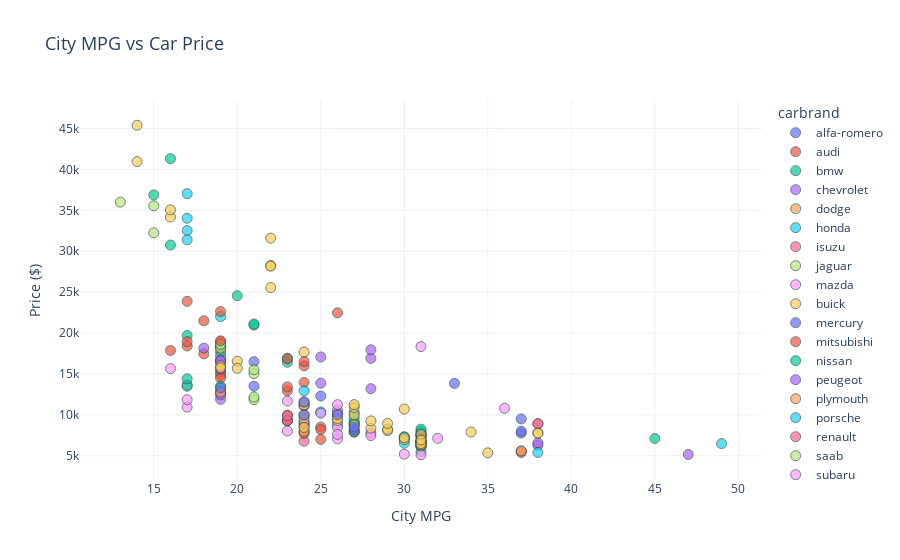

Source (notebook cell):
### Markdown cell above
### Are more fuel-efficient cars (higher MPG) generally cheaper?
 City MPG vs Price (Interactive Scatter Plot)

### Code cell
fig = px.scatter(
    df,
    x="citympg",
    y="price",
    color="carbrand",
    hover_name="carbrand",
    title="City MPG vs Car Price",
    labels={"citympg": "City MPG", "price": "Price ($)"},
    template="plotly_white"
)

fig.update_traces(marker=dict(size=10, opacity=0.7, line=dict(width=1, color="DarkSlateGrey")))
fig.update_layout(title_font_size=18)

fig.show()

### Figure 1 — Plotly figure (JSON) as saved in the notebook; plotly's stock layout.template omitted (floating-point values rounded to 4 significant figures)
{"data": [{"hovertemplate": "<b>%{hovertext}</b><br><br>carbrand=alfa-romero<br>City MPG=%{x}<br>Price ($)=%{y}<extra></extra>", "hovertext": ["alfa-romero", "alfa-romero", "alfa-romero"], "legendgroup": "alfa-romero", "marker": {"color": "#636efa", "line": {"color": "DarkSlateGrey", "width": 1}, "opacity": 0.7, "size": 10, "symbol": "circle"}, "mode": "markers", "name": "alfa-romero", "orientation": "v", "showlegend": true, "type": "scatter", "x": [21, 21, 19], "xaxis": "x", "y": [13495, 16500, 16500], "yaxis": "y"}, {"hovertemplate": "<b>%{hovertext}</b><br><br>carbrand=audi<br>City MPG=%{x}<br>Price ($)=%{y}<extra></extra>", "hovertext": ["audi", "audi", "audi", "audi", "audi", "audi", "audi"], "legendgroup": "audi", "marker": {"color": "#EF553B", "line": {"color": "DarkSlateGrey", "width": 1}, "opacity": 0.7, "size": 10, "symbol": "circle"}, "mode": "markers", "name": "audi", "orientation": "v", "showlegend": true, "type": "scatter", "x": [24, 18, 19, 19, 19, 17, 16], "xaxis": "x", "y": [13950, 17450, 15250, 17710, 18920, 23875, 17860.0], "yaxis": "y"}, {"hovertemplate": "<b>%{hovertext}</b><br><br>carbrand=bmw<br>City MPG=%{x}<br>Price ($)=%{y}<extra></extra>", "hovertext": ["bmw", "bmw", "bmw", "bmw", "bmw", "bmw", "bmw", "bmw"], "legendgroup": "bmw", "marker": {"color": "#00cc96", "line": {"color": "DarkSlateGrey", "width": 1}, "opacity": 0.7, "size": 10, "symbol": "circle"}, "mode": "markers", "name": "bmw", "orientation": "v", "showlegend": true, "type": "scatter", "x": [23, 23, 21, 21, 20, 16, 16, 15], "xaxis": "x", "y": [16430, 16925, 20970, 21105, 24565, 30760, 41315, 36880], "yaxis": "y"}, {"hovertemplate": "<b>%{hovertext}</b><br><br>carbrand=chevrolet<br>City MPG=%{x}<br>Price ($)=%{y}<extra></extra>", "hovertext": ["chevrolet", "chevrolet", "chevrolet"], "legendgroup": "chevrolet", "marker": {"color": "#ab63fa", "line": {"color": "DarkSlateGrey", "width": 1}, "opacity": 0.7, "size": 10, "symbol": "circle"}, "mode": "markers", "name": "chevrolet", "orientation": "v", "showlegend": true, "type": "scatter", "x": [47, 38, 38], "xaxis": "x", "y": [5151, 6295, 6575], "yaxis": "y"}, {"hovertemplate": "<b>%{hovertext}</b><br><br>carbrand=dodge<br>City MPG=%{x}<br>Price ($)=%{y}<extra></extra>", "hovertext": ["dodge", "dodge", "dodge", "dodge", "dodge", "dodge", "dodge", "dodge", "dodge"], "legendgroup": "dodge", "marker": {"color": "#FFA15A", "line": {"color": "DarkSlateGrey", "width": 1}, "opacity": 0.7, "size": 10, "symbol": "circle"}, "mode": "markers", "name": "dodge", "orientation": "v", "showlegend": true, "type": "scatter", "x": [37, 31, 24, 31, 31, 31, 24, 24, 19], "xaxis": "x", "y": [5572, 6377, 7957, 6229, 6692, 7609, 8558, 8921, 12964], "yaxis": "y"}, {"hovertemplate": "<b>%{hovertext}</b><br><br>carbrand=honda<br>City MPG=%{x}<br>Price ($)=%{y}<extra></extra>", "hovertext": ["honda", "honda", "honda", "honda", "honda", "honda", "honda", "honda", "honda", "honda", "honda", "honda", "honda"], "legendgroup": "honda", "marker": {"color": "#19d3f3", "line": {"color": "DarkSlateGrey", "width": 1}, "opacity": 0.7, "size": 10, "symbol": "circle"}, "mode": "markers", "name": "honda", "orientation": "v", "showlegend": true, "type": "scatter", "x": [49, 31, 38, 30, 30, 30, 30, 27, 27, 27, 27, 24, 25], "xaxis": "x", "y": [6479, 6855, 5399, 6529, 7129, 7295, 7295, 7895, 9095, 8845, 10295, 12945, 10345], "yaxis": "y"}, {"hovertemplate": "<b>%{hovertext}</b><br><br>carbrand=isuzu<br>City MPG=%{x}<br>Price ($)=%{y}<extra></extra>", "hovertext": ["isuzu", "isuzu", "isuzu", "isuzu"], "legendgroup": "isuzu", "marker": {"color": "#FF6692", "line": {"color": "DarkSlateGrey", "width": 1}, "opacity": 0.7, "size": 10, "symbol": "circle"}, "mode": "markers", "name": "isuzu", "orientation": "v", "showlegend": true, "type": "scatter", "x": [24, 38, 38, 24], "xaxis": "x", "y": [6785, 8916.0, 8916.0, 11048], "yaxis": "y"}, {"hovertemplate": "<b>%{hovertext}</b><br><br>carbrand=jaguar<br>City MPG=%{x}<br>Price ($)=%{y}<extra></extra>", "hovertext": ["jaguar", "jaguar", "jaguar"], "legendgroup": "jaguar", "marker": {"color": "#B6E880", "line": {"color": "DarkSlateGrey", "width": 1}, "opacity": 0.7, "size": 10, "symbol": "circle"}, "mode": "markers", "name": "jaguar", "orientation": "v", "showlegend": true, "type": "scatter", "x": [15, 15, 13], "xaxis": "x", "y": [32250, 35550, 36000], "yaxis": "y"}, {"hovertemplate": "<b>%{hovertext}</b><br><br>carbrand=mazda<br>City MPG=%{x}<br>Price ($)=%{y}<extra></extra>", "hovertext": ["mazda", "mazda", "mazda", "mazda", "mazda", "mazda", "mazda", "mazda", "mazda", "mazda", "mazda", "mazda", "mazda", "mazda", "mazda", "mazda", "mazda"], "legendgroup": "mazda", "marker": {"color": "#FF97FF", "line": {"color": "DarkSlateGrey", "width": 1}, "opacity": 0.7, "size": 10, "symbol": "circle"}, "mode": "markers", "name": "mazda", "orientation": "v", "showlegend": true, "type": "scatter", "x": [30, 31, 31, 31, 31, 17, 17, 17, 16, 26, 26, 26, 26, 36, 26, 19, 31], "xaxis": "x", "y": [5195, 6095, 6795, 6695, 7395, 10945, 11845, 13645, 15645, 8845, 8495, 10595, 10245, 10795, 11245, 18280, 18344], "yaxis": "y"}, {"hovertemplate": "<b>%{hovertext}</b><br><br>carbrand=buick<br>City MPG=%{x}<br>Price ($)=%{y}<extra></extra>", "hovertext": ["buick", "buick", "buick", "buick", "buick", "buick", "buick", "buick"], "legendgroup": "buick", "marker": {"color": "#FECB52", "line": {"color": "DarkSlateGrey", "width": 1}, "opacity": 0.7, "size": 10, "symbol": "circle"}, "mode": "markers", "name": "buick", "orientation": "v", "showlegend": true, "type": "scatter", "x": [22, 22, 22, 22, 16, 16, 14, 14], "xaxis": "x", "y": [25552, 28248, 28176, 31600, 34184, 35056, 40960, 45400], "yaxis": "y"}, {"hovertemplate": "<b>%{hovertext}</b><br><br>carbrand=mercury<br>City MPG=%{x}<br>Price ($)=%{y}<extra></extra>", "hovertext": ["mercury"], "legendgroup": "mercury", "marker": {"color": "#636efa", "line": {"color": "DarkSlateGrey", "width": 1}, "opacity": 0.7, "size": 10, "symbol": "circle"}, "mode": "markers", "name": "mercury", "orientation": "v", "showlegend": true, "type": "scatter", "x": [19], "xaxis": "x", "y": [16503], "yaxis": "y"}, {"hovertemplate": "<b>%{hovertext}</b><br><br>carbrand=mitsubishi<br>City MPG=%{x}<br>Price ($)=%{y}<extra></extra>", "hovertext": ["mitsubishi", "mitsubishi", "mitsubishi", "mitsubishi", "mitsubishi", "mitsubishi", "mitsubishi", "mitsubishi", "mitsubishi", "mitsubishi", "mitsubishi", "mitsubishi", "mitsubishi"], "legendgroup": "mitsubishi", "marker": {"color": "#EF553B", "line": {"color": "DarkSlateGrey", "width": 1}, "opacity": 0.7, "size": 10, "symbol": "circle"}, "mode": "markers", "name": "mitsubishi", "orientation": "v", "showlegend": true, "type": "scatter", "x": [37, 31, 31, 24, 23, 25, 19, 19, 19, 25, 25, 23, 23], "xaxis": "x", "y": [5389, 6189, 6669, 7689, 9959, 8499, 12629, 14869, 14489, 6989, 8189, 9279, 9279], "yaxis": "y"}, {"hovertemplate": "<b>%{hovertext}</b><br><br>carbrand=nissan<br>City MPG=%{x}<br>Price ($)=%{y}<extra></extra>", "hovertext": ["nissan", "nissan", "nissan", "nissan", "nissan", "nissan", "nissan", "nissan", "nissan", "nissan", "nissan", "nissan", "nissan", "nissan", "nissan", "nissan", "nissan", "nissan"], "legendgroup": "nissan", "marker": {"color": "#00cc96", "line": {"color": "DarkSlateGrey", "width": 1}, "opacity": 0.7, "size": 10, "symbol": "circle"}, "mode": "markers", "name": "nissan", "orientation": "v", "showlegend": true, "type": "scatter", "x": [31, 45, 31, 31, 31, 31, 31, 31, 31, 31, 27, 27, 17, 17, 19, 19, 17, 19], "xaxis": "x", "y": [5499, 7099, 6649, 6849, 7349, 7299, 7799, 7499, 7999, 8249, 8949, 9549, 13499, 14399, 13499, 17199, 19699, 18399], "yaxis": "y"}, {"hovertemplate": "<b>%{hovertext}</b><br><br>carbrand=peugeot<br>City MPG=%{x}<br>Price ($)=%{y}<extra></extra>", "hovertext": ["peugeot", "peugeot", "peugeot", "peugeot", "peugeot", "peugeot", "peugeot", "peugeot", "peugeot", "peugeot", "peugeot"], "legendgroup": "peugeot", "marker": {"color": "#ab63fa", "line": {"color": "DarkSlateGrey", "width": 1}, "opacity": 0.7, "size": 10, "symbol": "circle"}, "mode": "markers", "name": "peugeot", "orientation": "v", "showlegend": true, "type": "scatter", "x": [19, 28, 19, 25, 19, 28, 19, 25, 19, 28, 18], "xaxis": "x", "y": [11900, 13200, 12440, 13860, 15580, 16900, 16695, 17075, 16630, 17950, 18150], "yaxis": "y"}, {"hovertemplate": "<b>%{hovertext}</b><br><br>carbrand=plymouth<br>City MPG=%{x}<br>Price ($)=%{y}<extra></extra>", "hovertext": ["plymouth", "plymouth", "plymouth", "plymouth", "plymouth", "plymouth", "plymouth"], "legendgroup": "plymouth", "marker": {"color": "#FFA15A", "line": {"color": "DarkSlateGrey", "width": 1}, "opacity": 0.7, "size": 10, "symbol": "circle"}, "mode": "markers", "name": "plymouth", "orientation": "v", "showlegend": true, "type": "scatter", "x": [37, 24, 31, 31, 31, 24, 19], "xaxis": "x", "y": [5572, 7957, 6229, 6692, 7609, 8921, 12764], "yaxis": "y"}, {"hovertemplate": "<b>%{hovertext}</b><br><br>carbrand=porsche<br>City MPG=%{x}<br>Price ($)=%{y}<extra></extra>", "hovertext": ["porsche", "porsche", "porsche", "porsche", "porsche"], "legendgroup": "porsche", "marker": {"color": "#19d3f3", "line": {"color": "DarkSlateGrey", "width": 1}, "opacity": 0.7, "size": 10, "symbol": "circle"}, "mode": "markers", "name": "porsche", "orientation": "v", "showlegend": true, "type": "scatter", "x": [19, 17, 17, 17, 17], "xaxis": "x", "y": [22018, 32528, 34028, 37028, 31400.0], "yaxis": "y"}, {"hovertemplate": "<b>%{hovertext}</b><br><br>carbrand=renault<br>City MPG=%{x}<br>Price ($)=%{y}<extra></extra>", "hovertext": ["renault", "renault"], "legendgroup": "renault", "marker": {"color": "#FF6692", "line": {"color": "DarkSlateGrey", "width": 1}, "opacity": 0.7, "size": 10, "symbol": "circle"}, "mode": "markers", "name": "renault", "orientation": "v", "showlegend": true, "type": "scatter", "x": [23, 23], "xaxis": "x", "y": [9295, 9895], "yaxis": "y"}, {"hovertemplate": "<b>%{hovertext}</b><br><br>carbrand=saab<br>City MPG=%{x}<br>Price ($)=%{y}<extra></extra>", "hovertext": ["saab", "saab", "saab", "saab", "saab", "saab"], "legendgroup": "saab", "marker": {"color": "#B6E880", "line": {"color": "DarkSlateGrey", "width": 1}, "opacity": 0.7, "size": 10, "symbol": "circle"}, "mode": "markers", "name": "saab", "orientation": "v", "showlegend": true, "type": "scatter", "x": [21, 21, 21, 21, 19, 19], "xaxis": "x", "y": [11850, 12170, 15040, 15510, 18150, 18620], "yaxis": "y"}, {"hovertemplate": "<b>%{hovertext}</b><br><br>carbrand=subaru<br>City MPG=%{x}<br>Price ($)=%{y}<extra></extra>", "hovertext": ["subaru", "subaru", "subaru", "subaru", "subaru", "subaru", "subaru", "subaru", "subaru", "subaru", "subaru", "subaru"], "legendgroup": "subaru", "marker": {"color": "#FF97FF", "line": {"color": "DarkSlateGrey", "width": 1}, "opacity": 0.7, "size": 10, "symbol": "circle"}, "mode": "markers", "name": "subaru", "orientation": "v", "showlegend": true, "type": "scatter", "x": [31, 26, 26, 32, 28, 26, 24, 24, 28, 25, 23, 23], "xaxis": "x", "y": [5118, 7053, 7603, 7126, 7775, 9960, 9233, 11259, 7463, 10198, 8013, 11694], "yaxis": "y"}, {"hovertemplate": "<b>%{hovertext}</b><br><br>carbrand=toyota<br>City MPG=%{x}<br>Price ($)=%{y}<extra></extra>", "hovertext": ["toyota", "toyota", "toyota", "toyota", "toyota", "toyota", "toyota", "toyota", "toyota", "toyota", "toyota", "toyota", "toyota", "toyota", "toyota", "toyota", "toyota", "toyota", "toyota", "toyota", "toyota", "toyota", "toyota", "toyota", "toyota", "toyota", "toyota", "toyota", "toyota", "toyota", "toyota", "toyota"], "legendgroup": "toyota", "marker": {"color": "#FECB52", "line": {"color": "DarkSlateGrey", "width": 1}, "opacity": 0.7, "size": 10, "symbol": "circle"}, "mode": "markers", "name": "toyota", "orientation": "v", "showlegend": true, "type": "scatter", "x": [35, 31, 31, 31, 27, 27, 30, 30, 34, 38, 38, 28, 28, 29, 29, 26, 26, 24, 24, 24, 24, 24, 24, 29, 30, 27, 27, 27, 20, 19, 20, 19], "xaxis": "x", "y": [5348, 6338, 6488, 6918, 7898, 8778, 6938, 7198, 7898, 7788, 7738, 8358, 9258, 8058, 8238, 9298, 9538, 8449, 9639, 9989, 11199, 11549, 17669, 8948, 10698, 9988, 10898, 11248, 16558, 15998, 15690, 15750], "yaxis": "y"}, {"hovertemplate": "<b>%{hovertext}</b><br><br>carbrand=volkswagen<br>City MPG=%{x}<br>Price ($)=%{y}<extra></extra>", "hovertext": ["volkswagen", "volkswagen", "volkswagen", "volkswagen", "volkswagen", "volkswagen", "volkswagen", "volkswagen", "volkswagen", "volkswagen", "volkswagen", "volkswagen"], "legendgroup": "volkswagen", "marker": {"color": "#636efa", "line": {"color": "DarkSlateGrey", "width": 1}, "opacity": 0.7, "size": 10, "symbol": "circle"}, "mode": "markers", "name": "volkswagen", "orientation": "v", "showlegend": true, "type": "scatter", "x": [37, 27, 37, 27, 27, 37, 26, 24, 24, 19, 33, 25], "xaxis": "x", "y": [7775, 7975, 7995, 8195, 8495, 9495, 9995, 11595, 9980, 13295, 13845, 12290], "yaxis": "y"}, {"hovertemplate": "<b>%{hovertext}</b><br><br>carbrand=volvo<br>City MPG=%{x}<br>Price ($)=%{y}<extra></extra>", "hovertext": ["volvo", "volvo", "volvo", "volvo", "volvo", "volvo", "volvo", "volvo", "volvo", "volvo", "volvo"], "legendgroup": "volvo", "marker": {"color": "#EF553B", "line": {"color": "DarkSlateGrey", "width": 1}, "opacity": 0.7, "size": 10, "symbol": "circle"}, "mode": "markers", "name": "volvo", "orientation": "v", "showlegend": true, "type": "scatter", "x": [23, 23, 24, 24, 17, 17, 23, 19, 18, 26, 19], "xaxis": "x", "y": [12940, 13415, 15985, 16515, 18420, 18950, 16845, 19045, 21485, 22470, 22625], "yaxis": "y"}], "layout": {"legend": {"title": {"text": "carbrand"}, "tracegroupgap": 0}, "title": {"font": {"size": 18}, "text": "City MPG vs Car Price"}, "xaxis": {"anchor": "y", "domain": [0, 1], "title": {"text": "City MPG"}}, "yaxis": {"anchor": "x", "domain": [0, 1], "title": {"text": "Price ($)"}}}}
